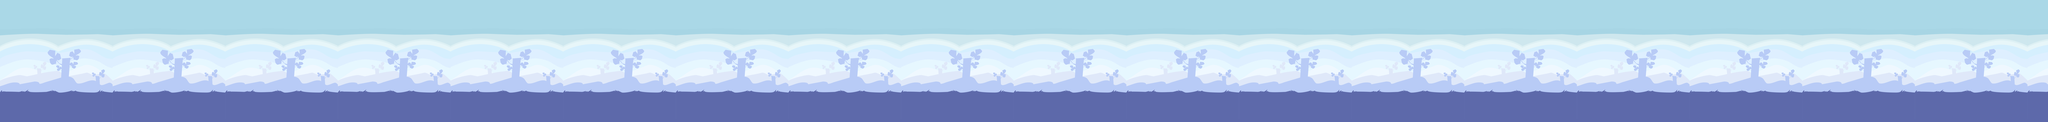

A level layout from a 2D game, rendered from its tile map. Below: a short description, then the map file with tile-grid data replaced by summaries:
An orthogonal 400x24 tile map with 32x32 px tiles, 1 tile layer (Background), 1 hidden layer not drawn and 231 objects.

<map version="1.0" orientation="orthogonal" width="400" height="24" tilewidth="32" tileheight="32">
 <tileset firstgid="1" name="tilemap5.5" tilewidth="32" tileheight="32">
  <image source="tilemap5.5.png" width="832" height="768" />
 </tileset>
 <layer name="Background" width="400" height="24">
  <data>[9600 cells, 9600 non-empty, 506 distinct tile ids]</data>
 </layer>
 <layer name="Wall" width="400" height="24" visible="0">
  <data>[9600 cells, 3572 non-empty, 509 distinct tile ids]</data>
 </layer>
 <objectgroup name="brick_grass" width="400" height="24">
  <object x="2" y="610" width="59" height="59" />
  <object x="66" y="610" width="59" height="59" />
  <object x="130" y="610" width="59" height="59" />
  <object x="194" y="610" width="59" height="59" />
  <object x="258" y="610" width="59" height="59" />
  <object x="322" y="610" width="59" height="59" />
  <object x="450" y="610" width="59" height="59" />
  <object x="386" y="610" width="59" height="59" />
  <object x="834" y="610" width="59" height="59" />
  <object x="898" y="610" width="59" height="59" />
  <object x="514" y="610" width="59" height="59" />
  <object x="962" y="610" width="59" height="59" />
  <object x="578" y="610" width="59" height="59" />
  <object x="706" y="610" width="59" height="59" />
  <object x="642" y="610" width="59" height="59" />
  <object x="770" y="610" width="59" height="59" />
  <object x="322" y="354" width="59" height="59" />
  <object x="386" y="354" width="59" height="59" />
  <object x="2" y="354" width="59" height="59" />
  <object x="706" y="354" width="59" height="59" />
  <object x="962" y="354" width="59" height="59" />
  <object x="898" y="354" width="59" height="59" />
  <object x="450" y="354" width="59" height="59" />
  <object x="770" y="354" width="59" height="59" />
  <object x="834" y="354" width="59" height="59" />
  <object x="66" y="354" width="59" height="59" />
  <object x="194" y="354" width="59" height="59" />
  <object x="130" y="354" width="59" height="59" />
  <object x="642" y="354" width="59" height="59" />
  <object x="578" y="354" width="59" height="59" />
  <object x="514" y="354" width="59" height="59" />
  <object x="258" y="354" width="59" height="59" />
  <object x="1218" y="610" width="59" height="59" />
  <object x="1154" y="354" width="59" height="59" />
  <object x="1280" y="128" width="59" height="59" />
  <object x="1026" y="354" width="59" height="59" />
  <object x="1026" y="610" width="59" height="59" />
  <object x="1090" y="354" width="59" height="59" />
  <object x="1090" y="610" width="59" height="59" />
  <object x="1216" y="128" width="59" height="59" />
  <object x="1282" y="610" width="59" height="59" />
  <object x="1154" y="610" width="59" height="59" />
  <object x="1344" y="128" width="59" height="59" />
  <object x="1602" y="610" width="59" height="59" />
  <object x="1474" y="610" width="59" height="59" />
  <object x="1536" y="128" width="59" height="59" />
  <object x="1986" y="610" width="59" height="59" />
  <object x="2050" y="610" width="59" height="59" />
  <object x="1346" y="610" width="59" height="59" />
  <object x="1728" y="128" width="59" height="59" />
  <object x="1794" y="610" width="59" height="59" />
  <object x="1666" y="610" width="59" height="59" />
  <object x="1920" y="128" width="59" height="59" />
  <object x="1858" y="610" width="59" height="59" />
  <object x="1730" y="610" width="59" height="59" />
  <object x="1410" y="610" width="59" height="59" />
  <object x="1664" y="128" width="59" height="59" />
  <object x="1538" y="610" width="59" height="59" />
  <object x="1792" y="128" width="59" height="59" />
  <object x="1472" y="128" width="59" height="59" />
  <object x="2048" y="128" width="59" height="59" />
  <object x="1922" y="610" width="59" height="59" />
  <object x="1984" y="128" width="59" height="59" />
  <object x="1408" y="128" width="59" height="59" />
  <object x="1600" y="128" width="59" height="59" />
  <object x="1856" y="128" width="59" height="59" />
  <object x="3330" y="130" width="59" height="59" />
  <object x="3266" y="130" width="59" height="59" />
  <object x="3074" y="130" width="59" height="59" />
  <object x="3138" y="130" width="59" height="59" />
  <object x="3202" y="130" width="59" height="59" />
  <object x="3330" y="610" width="59" height="59" />
  <object x="3202" y="610" width="59" height="59" />
  <object x="3074" y="610" width="59" height="59" />
  <object x="3138" y="610" width="59" height="59" />
  <object x="3266" y="610" width="59" height="59" />
  <object x="2115" y="611" width="59" height="59" />
  <object x="2179" y="611" width="59" height="59" />
  <object x="2113" y="129" width="59" height="59" />
  <object x="2177" y="129" width="59" height="59" />
  <object x="2432" y="128" width="64" height="64" />
  <object x="2496" y="128" width="64" height="64" />
  <object x="2752" y="128" width="64" height="64" />
  <object x="2560" y="128" width="64" height="64" />
  <object x="2688" y="128" width="64" height="64" />
  <object x="2624" y="128" width="64" height="64" />
  <object x="2432" y="608" width="64" height="64" />
  <object x="2496" y="608" width="64" height="64" />
  <object x="2752" y="608" width="64" height="64" />
  <object x="2560" y="608" width="64" height="64" />
  <object x="2688" y="608" width="64" height="64" />
  <object x="2624" y="608" width="64" height="64" />
  <object x="3008" y="608" width="64" height="64" />
  <object x="2816" y="608" width="64" height="64" />
  <object x="2944" y="608" width="64" height="64" />
  <object x="2880" y="608" width="64" height="64" />
  <object x="2944" y="128" width="64" height="64" />
  <object x="2816" y="128" width="64" height="64" />
  <object x="2880" y="128" width="64" height="64" />
  <object x="3008" y="128" width="64" height="64" />
  <object x="3968" y="128" width="64" height="64" />
  <object x="4290" y="130" width="59" height="59" />
  <object x="3712" y="128" width="64" height="64" />
  <object x="4354" y="130" width="59" height="59" />
  <object x="4160" y="128" width="64" height="64" />
  <object x="3904" y="128" width="64" height="64" />
  <object x="4418" y="130" width="59" height="59" />
  <object x="4096" y="128" width="64" height="64" />
  <object x="3776" y="128" width="64" height="64" />
  <object x="4032" y="128" width="64" height="64" />
  <object x="4224" y="128" width="64" height="64" />
  <object x="4546" y="130" width="59" height="59" />
  <object x="4482" y="130" width="59" height="59" />
  <object x="3648" y="128" width="64" height="64" />
  <object x="3840" y="128" width="64" height="64" />
  <object x="3968" y="608" width="64" height="64" />
  <object x="4290" y="610" width="59" height="59" />
  <object x="3712" y="608" width="64" height="64" />
  <object x="4354" y="610" width="59" height="59" />
  <object x="4160" y="608" width="64" height="64" />
  <object x="3904" y="608" width="64" height="64" />
  <object x="4418" y="610" width="59" height="59" />
  <object x="4096" y="608" width="64" height="64" />
  <object x="3776" y="608" width="64" height="64" />
  <object x="4032" y="608" width="64" height="64" />
  <object x="4224" y="608" width="64" height="64" />
  <object x="4546" y="610" width="59" height="59" />
  <object x="4482" y="610" width="59" height="59" />
  <object x="3648" y="608" width="64" height="64" />
  <object x="3840" y="608" width="64" height="64" />
  <object x="5248" y="128" width="64" height="64" />
  <object x="5570" y="130" width="59" height="59" />
  <object x="4992" y="128" width="64" height="64" />
  </objectgroup>
 <objectgroup name="jumpDisable" width="400" height="24">
  <!-- 11 objects omitted --></objectgroup>
 <objectgroup name="flower" width="400" height="24">
  <!-- 8 objects omitted --></objectgroup>
</map>
<!-- 98 of 231 objects omitted -->
